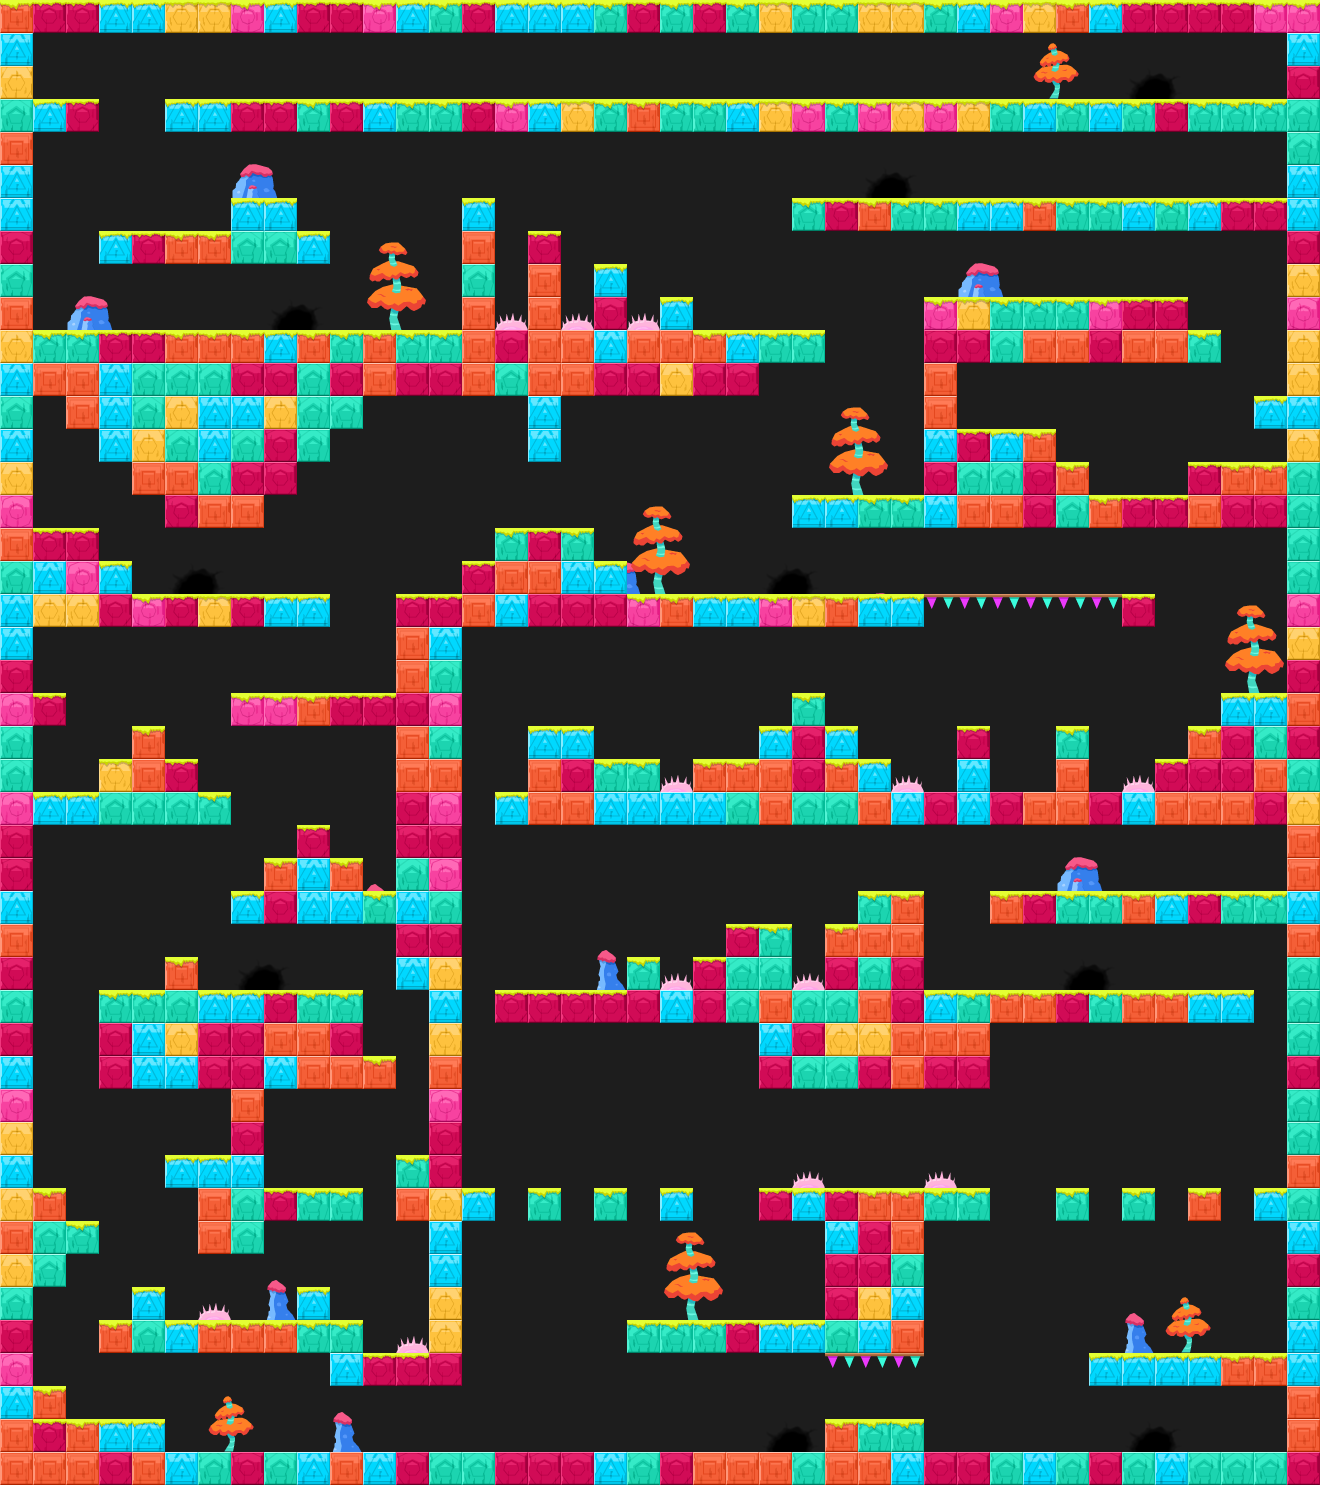

This is a level from a 2D game, rendered from its Tiled map with the project's own tilesets. A one-line summary and the map file follow, with tile-layer data summarised:
An orthogonal 40x45 tile map with 33x33 px tiles, 4 tile layers (bg, deco background, layout, deco foreground) and 160 objects (96x citrus.objects.platformer.box2d.Platform, 29x citrus.objects.CitrusSprite, 13x space_digger.Seam, 9x space_digger.enemies.SpawnSpot, 7x citrus.objects.platformer.box2d.Sensor, ...).

<map version="1.0" orientation="orthogonal" width="40" height="45" tilewidth="33" tileheight="33" backgroundcolor="#1d1d1d">
 <tileset firstgid="1" name="tileset_happy" tilewidth="33" tileheight="33">
  <image source="../tilesets/tileset_happy.png" width="297" height="132" />
  <tile id="12">
   <properties>
    <property name="" value="" />
   </properties>
  </tile>
 </tileset>
 <layer name="bg" width="40" height="45">
  <properties>
   <property name="group" value="0" />
  </properties>
  <data>[1800 cells, 0 non-empty, 0 distinct tile ids]</data>
 </layer>
 <layer name="deco background" width="40" height="45">
  <data>[1800 cells, 18 non-empty, 2 distinct tile ids]</data>
 </layer>
 <objectgroup color="#ffff00" name="animated decoration bg" width="40" height="45">
  <properties>
   <property name="group" value="0" />
  </properties>
  <object type="citrus.objects.CitrusSprite" x="363" y="132">
   <properties>
    <property name="view" value="Liana1_happy" />
   </properties>
   <ellipse />
  </object>
  <object type="citrus.objects.CitrusSprite" x="330" y="396">
   <properties>
    <property name="view" value="Liana1_happy" />
   </properties>
   <ellipse />
  </object>
  <object type="citrus.objects.CitrusSprite" x="519" y="622">
   <properties>
    <property name="view" value="Liana1_happy" />
   </properties>
   <ellipse />
  </object>
  <object type="citrus.objects.CitrusSprite" x="1010" y="229">
   <properties>
    <property name="view" value="Liana1_happy" />
   </properties>
   <ellipse />
  </object>
  <object type="citrus.objects.CitrusSprite" x="48" y="815">
   <properties>
    <property name="view" value="Liana1_happy" />
   </properties>
   <ellipse />
  </object>
  <object type="citrus.objects.CitrusSprite" x="545" y="132">
   <properties>
    <property name="view" value="Liana2_happy" />
   </properties>
   <ellipse />
  </object>
  <object type="citrus.objects.CitrusSprite" x="322" y="378">
   <properties>
    <property name="view" value="Liana2_happy" />
   </properties>
   <ellipse />
  </object>
  <object type="citrus.objects.CitrusSprite" x="743" y="803">
   <properties>
    <property name="view" value="Liana2_happy" />
   </properties>
   <ellipse />
  </object>
  <object type="citrus.objects.CitrusSprite" x="610" y="1189">
   <properties>
    <property name="view" value="Flor1_happy" />
   </properties>
   <ellipse />
  </object>
  <object type="citrus.objects.CitrusSprite" x="544" y="802">
   <properties>
    <property name="view" value="Liana3_happy" />
   </properties>
   <ellipse />
  </object>
  <object type="citrus.objects.CitrusSprite" x="84" y="617">
   <properties>
    <property name="view" value="Liana3_happy" />
   </properties>
   <ellipse />
  </object>
  <object type="citrus.objects.CitrusSprite" x="449" y="392">
   <properties>
    <property name="view" value="Liana3_happy" />
   </properties>
   <ellipse />
  </object>
  <object type="citrus.objects.CitrusSprite" x="612" y="130">
   <properties>
    <property name="view" value="Liana3_happy" />
   </properties>
   <ellipse />
  </object>
  <object type="citrus.objects.CitrusSprite" x="618" y="391">
   <properties>
    <property name="view" value="Liana2_happy" />
   </properties>
   <ellipse />
  </object>
  <object type="citrus.objects.CitrusSprite" x="774" y="331">
   <properties>
    <property name="view" value="Flor2_happy" />
   </properties>
   <ellipse />
  </object>
  <object type="citrus.objects.CitrusSprite" x="1133" y="592">
   <properties>
    <property name="view" value="Flor2_happy" />
   </properties>
   <ellipse />
  </object>
  <object type="citrus.objects.CitrusSprite" x="1199" y="460">
   <properties>
    <property name="view" value="Flor2_happy" />
   </properties>
   <ellipse />
  </object>
  <object type="citrus.objects.CitrusSprite" x="196" y="231">
   <properties>
    <property name="view" value="Flor2_happy" />
   </properties>
   <ellipse />
  </object>
  <object type="citrus.objects.CitrusSprite" x="526" y="992">
   <properties>
    <property name="view" value="Flor2_happy" />
   </properties>
   <ellipse />
  </object>
  <object type="citrus.objects.CitrusSprite" x="112" y="1420">
   <properties>
    <property name="view" value="Flor2_happy" />
   </properties>
   <ellipse />
  </object>
  <object type="citrus.objects.CitrusSprite" x="576" y="1452">
   <properties>
    <property name="view" value="Flor1_happy" />
   </properties>
   <ellipse />
  </object>
  <object type="citrus.objects.CitrusSprite" x="973" y="991">
   <properties>
    <property name="view" value="Flor1_happy" />
   </properties>
   <ellipse />
  </object>
  <object type="citrus.objects.CitrusSprite" x="870" y="893">
   <properties>
    <property name="view" value="Flor1_happy" />
   </properties>
   <ellipse />
  </object>
  <object type="citrus.objects.CitrusSprite" x="1201" y="726">
   <properties>
    <property name="view" value="Flor1_happy" />
   </properties>
   <ellipse />
  </object>
  <object type="citrus.objects.CitrusSprite" x="1139" y="494">
   <properties>
    <property name="view" value="Flor1_happy" />
   </properties>
   <ellipse />
  </object>
  <object type="citrus.objects.CitrusSprite" x="971" y="199">
   <properties>
    <property name="view" value="Flor1_happy" />
   </properties>
   <ellipse />
  </object>
  <object type="citrus.objects.CitrusSprite" x="480" y="200">
   <properties>
    <property name="view" value="Flor1_happy" />
   </properties>
   <ellipse />
  </object>
  <object type="citrus.objects.CitrusSprite" x="672" y="1336">
   <properties>
    <property name="view" value="Liana2_happy" />
   </properties>
   <ellipse />
  </object>
  <object name="sky" type="citrus.objects.CitrusSprite" x="644" y="-330" width="33" height="33">
   <properties>
    <property name="registration" value="center" />
    <property name="view" value="Sky_happy" />
   </properties>
   <ellipse />
  </object>
 </objectgroup>
 <layer name="layout" width="40" height="45">
  <properties>
   <property name="group" value="2" />
  </properties>
  <data>[1800 cells, 754 non-empty, 31 distinct tile ids]</data>
 </layer>
 <layer name="deco foreground" width="40" height="45">
  <properties>
   <property name="group" value="2" />
  </properties>
  <data>[1800 cells, 6 non-empty, 6 distinct tile ids]</data>
 </layer>
 <objectgroup name="platforms" width="40" height="45">
  <properties>
   <property name="group" value="2" />
  </properties>
  <object type="citrus.objects.platformer.box2d.Platform" x="0" y="0" width="33" height="1485" />
  <object type="citrus.objects.platformer.box2d.Platform" x="1287" y="0" width="33" height="1485" />
  <object type="citrus.objects.platformer.box2d.Platform" x="33" y="0" width="1254" height="33" />
  <object type="citrus.objects.platformer.box2d.Platform" x="33" y="99" width="66" height="33" />
  <object type="citrus.objects.platformer.box2d.Platform" x="165" y="99" width="1122" height="33" />
  </objectgroup>
 <objectgroup color="#ff5500" name="breakable blocks" width="40" height="45">
  <!-- 4 objects omitted --></objectgroup>
 <objectgroup color="#5500ff" name="player &amp; exit" width="40" height="45">
  <!-- 3 objects omitted --></objectgroup>
 <objectgroup color="#00aa00" name="seams" width="40" height="45">
  <properties>
   <property name="view" value="Seam_happy" />
  </properties>
  <!-- 13 objects omitted --></objectgroup>
 <objectgroup color="#ff0000" name="enemies" width="40" height="45">
  <properties>
   <property name="group" value="1" />
  </properties>
  <!-- 9 objects omitted --></objectgroup>
 <objectgroup color="#ff557f" name="enemy limits" width="40" height="45">
  <!-- 6 objects omitted --></objectgroup>
</map>
<!-- 126 of 160 objects omitted -->
